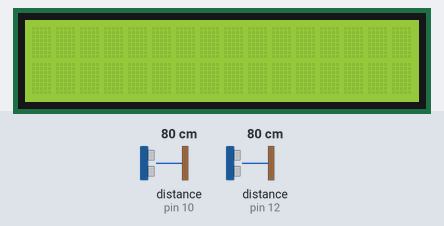
A sketch run on a simulated Arduino Uno, built with avr-gcc and run on an emulated ATmega328P. Parts: 16×2 character LCD. Wiring (inferred from the names in the program): 2 × ultrasonic range finder: trigger pin 9, echo pin 10 / trigger pin 11, echo pin 12. The test bench sets the inputs (shaded band); at power-on: distance to the obstacle (sensors on pin 10, pin 12) 80 cm. The echo pulse lasts 58.3 µs per cm.

Above: at 1.2 s.
1.3 s: distance to the obstacle (sensor on pin 10) set to 2 cm
At 3.0 s:
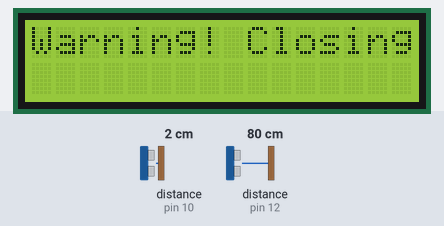
5.9 s: distance to the obstacle (sensor on pin 12) set to 12 cm
7.9 s: distance to the obstacle (sensor on pin 12) set to 9 cm
At 8.4 s:
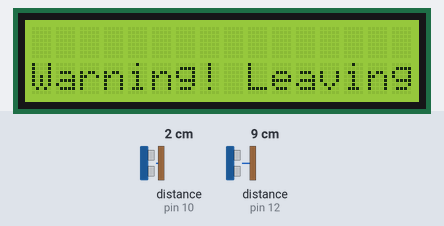
10.1 s: distance to the obstacle (sensor on pin 10) set to 9 cm
12.1 s: distance to the obstacle (sensor on pin 10) set to 12 cm
At 12.7 s:
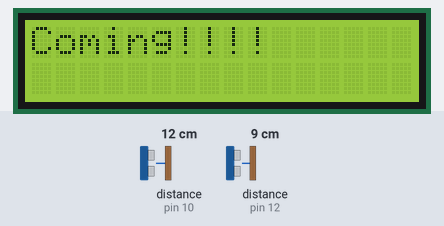
14.4 s: distance to the obstacle (sensor on pin 12) set to 18 cm
At 15.7 s:
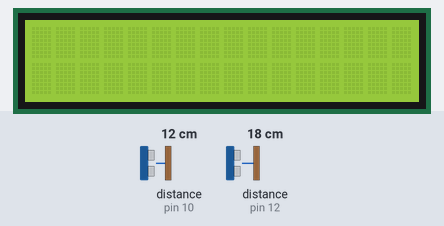
Timing chart, 0 to 17.4 s (numbered marks = the images above; inputs shaded):
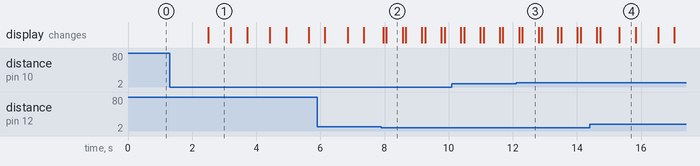

The sketch:

LCD_ULTRA.ino
```cpp
#include <LiquidCrystal.h> // includes the LiquidCrystal Library
LiquidCrystal lcd(1, 2, 4, 5, 6, 7); // Creates an LCD object. Parameters: (rs, enable, d4, d5, d6, d7)
const int trigPin = 9;
const int echoPin = 10;
const int trigPin2 = 11;
const int echoPin2 =12;
long duration;
long duration2;
int distance;
int distance2;
void setup() {
lcd.begin(16,2); // Initializes the interface to the LCD screen, and specifies the dimensions (width and height) of the display
pinMode(trigPin, OUTPUT);
pinMode(echoPin, INPUT);
pinMode(trigPin2, OUTPUT);
pinMode(echoPin2, INPUT);
}
void loop() {
digitalWrite(trigPin, LOW);
delayMicroseconds(2);
digitalWrite(trigPin, HIGH);
delayMicroseconds(10);
digitalWrite(trigPin, LOW);
duration = pulseIn(echoPin, HIGH);
distance= duration/29/2;
lcd.setCursor(0,0); // Sets the location at which subsequent text written to the LCD will be displayed
if(distance < 10){
lcd.println("Warning! Closing "); // Prints string "Distance" on the LCD
}
else if(distance >= 10 && distance <=18){
lcd.println("Coming!!!!      ");
}
else{
lcd.println("                 ");
}
delay(100);
lcd.setCursor(0,1);
lcd.print("                ");
delay(500);
digitalWrite(trigPin2, LOW);
delayMicroseconds(2);
digitalWrite(trigPin2, HIGH);
delayMicroseconds(10);
digitalWrite(trigPin2, LOW);
duration2 = pulseIn(echoPin2, HIGH);
distance2= duration2/29/2;
lcd.setCursor(0,1); // Sets the location at which subsequent text written to the LCD will be displayed
if(distance2 < 10){
lcd.println("Warning! Leaving "); // Prints string "Distance" on the LCD
}
delay(100);
lcd.setCursor(0,0);
lcd.print("                ");
delay(500);

}
```

Measured:
- the behaviour switches between 11 and 10 cm on distance to the obstacle (sensor on pin 12) (found by bisection; images 1 and 2)
- the behaviour switches between 10 and 11 cm on distance to the obstacle (sensor on pin 10) (found by bisection; images 2 and 3)
- after the input at 1.3 s, the display: changes after 1.2 s (image 1)
- after the input at 7.9 s, the display: first changes after 0.06 s (image 2 shows a later state)
- after the input at 12.1 s, the display: first changes after 0.10 s (image 3 shows a later state)
- what the display in image 1 shows lasts 0.7 s, from 2.5 s to 3.2 s
- what the display in image 2 shows lasts 0.5 s, from 8.1 s to 8.6 s
